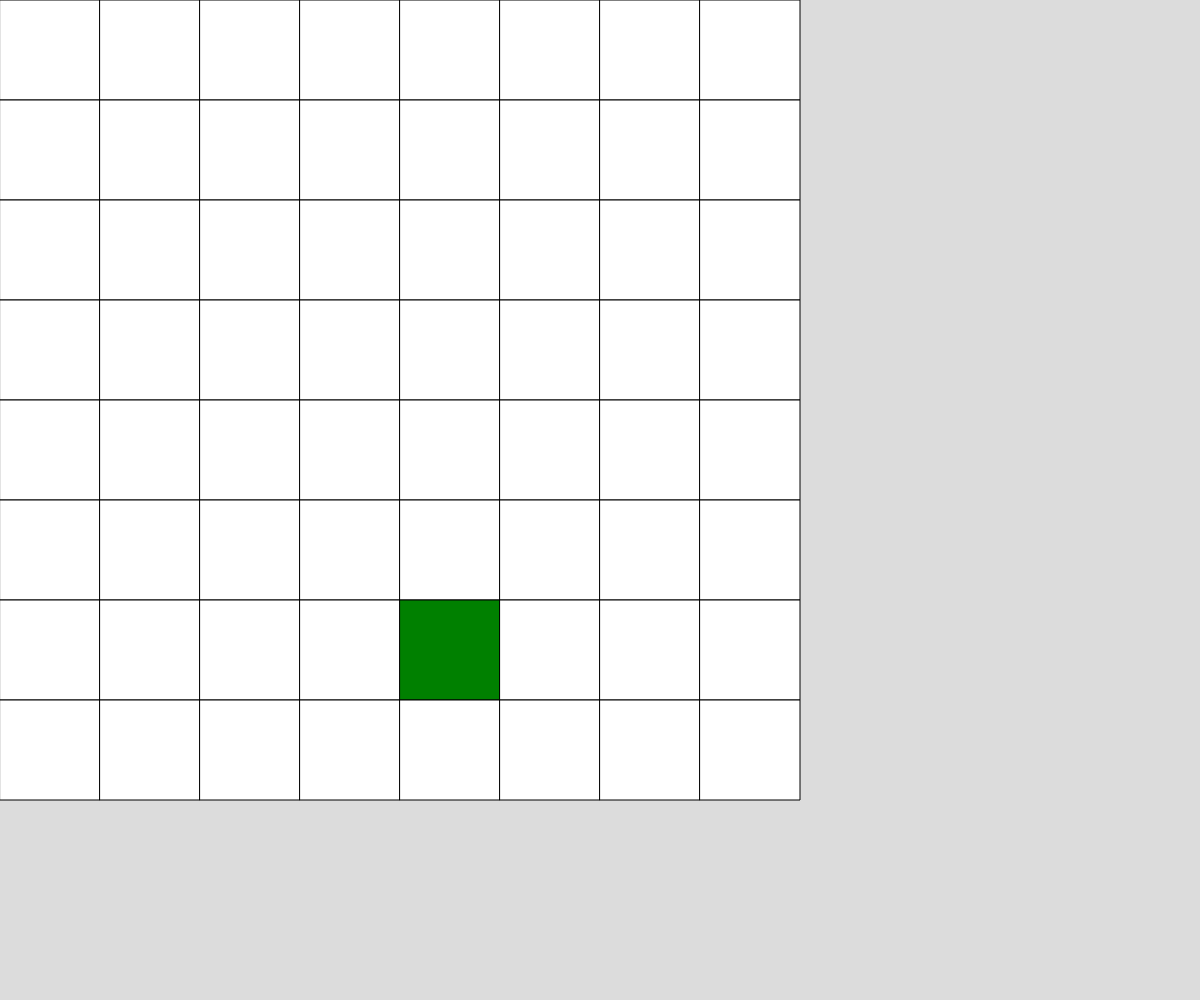
Frame 1 (no input)
Frame 60 (no input): identical to frame 1, image omitted
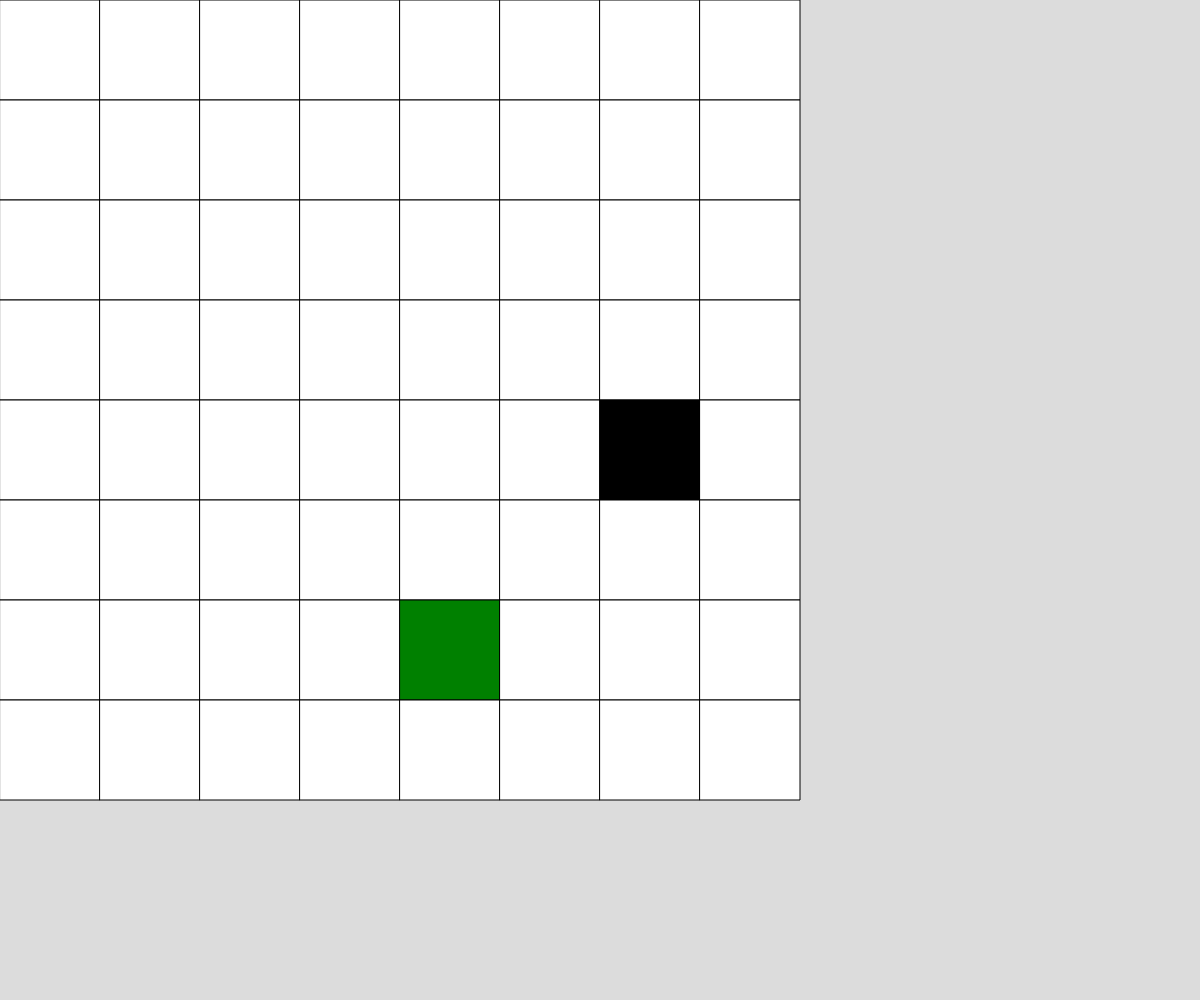
Frame 120 (the mouse pressed at the canvas centre since frame 60)

The p5.js sketch that drew these frames (run headless with seeded random() and noise() and a simulated clock; from frame 60 on, the mouse is pressed at the canvas centre):

// p5.js sketch
// ── sketch.js
// Rectangular Grid 2d Array Demo

const CELL_SIZE = 100;
let grid;
let rows;
let cols;

function setup() {
  createCanvas(windowWidth, windowHeight);
  rows = 8;
  cols = 8;
  grid = generateEmptyGrid(rows, cols);

  grid[6][4] =  2;
}

function draw() {
  background(220);
  displayGrid();
}

function displayGrid() {
  for (let y = 0; y <  rows; y ++) {
    for (let x = 0; x < cols; x++) {
      if (grid[y][x] === 0) {
        fill("white");
      }
      if (grid[y][x] === 1) {
        fill("black");
      }
      if (grid[y][x] === 2) {
        fill("green");
      }
      square(x * CELL_SIZE, y * CELL_SIZE, CELL_SIZE);
    }
  }
}

function mousePressed() {
  let x = Math.floor(mouseX/CELL_SIZE);
  let y = Math.floor(mouseY/CELL_SIZE);

  toggleCell(x, y);

  // neighbors
}

function toggleCell(x, y) {
  //make sure the cell actually exists!
  if (x >= 0 && x < cols && y >= 0 && y < rows && grid[y][x] === 2 && grid[y] === 6) {
    grid[y - 1][x] = 1;
    grid[y - 2][x] = 1;
  }
  else {
    grid[y - 1][x] = 1;
  }
  if (x >= 0 && x < cols && y >= 0 && y < rows && grid[y][x] === 1) {
    grid[y][x] = 2;
    grid[y + 1][x] = 0;
    grid[y + 2][x] = 0;
    grid[y - 1][x] = 0;
  }
}

function keyPressed() {
  if (key === "r") {
    grid = generateRandomGrid();
  }
  if (key === "e") {
    grid = generateEmptyGrid();
  }
}

function generateRandomGrid(cols, rows) {
  let grid = [];
  for (let y = 0; y < rows; y++) {
    grid.push([]);
    for (let x = 0; x < cols; x++) {
      if (random(100) < 50) {
        grid[y].push(1);
      }
      else {
        grid[y].push(0);
      }
    }
  }
  return grid;
}

function generateEmptyGrid() {
  let grid = [];
  for (let y = 0; y < rows; y++) {
    grid.push([]);
    for (let x = 0; x < cols; x++) {
      grid[y].push(0);
    }
  }
  return grid;
}
